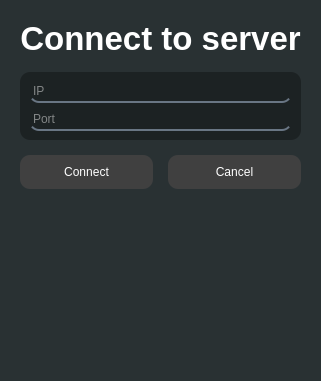
<?xml version="1.0" encoding="UTF-8"?>
<ui version="4.0">
 <class>Connection</class>
 <widget class="QDialog" name="Connection">
  <property name="geometry">
   <rect>
    <x>0</x>
    <y>0</y>
    <width>260</width>
    <height>381</height>
   </rect>
  </property>
  <property name="windowTitle">
   <string>Connection</string>
  </property>
  <property name="styleSheet">
   <string notr="true">background-color: rgb(41, 49, 51);</string>
  </property>
  <layout class="QVBoxLayout" name="verticalLayout_3">
   <item>
    <widget class="QWidget" name="widget" native="true">
     <layout class="QVBoxLayout" name="verticalLayout_2" stretch="1,2,0">
      <property name="spacing">
       <number>15</number>
      </property>
      <item>
       <widget class="QLabel" name="label_2">
        <property name="font">
         <font>
          <pointsize>25</pointsize>
          <bold>true</bold>
         </font>
        </property>
        <property name="styleSheet">
         <string notr="true">color: white</string>
        </property>
        <property name="text">
         <string>Connect to server</string>
        </property>
        <property name="alignment">
         <set>Qt::AlignCenter</set>
        </property>
       </widget>
      </item>
      <item>
       <widget class="QFrame" name="frame">
        <property name="styleSheet">
         <string notr="true">background-color: rgba(0, 0, 0, 80);
border-radius: 10px;</string>
        </property>
        <property name="frameShape">
         <enum>QFrame::StyledPanel</enum>
        </property>
        <property name="frameShadow">
         <enum>QFrame::Raised</enum>
        </property>
        <layout class="QVBoxLayout" name="verticalLayout">
         <item>
          <widget class="QLineEdit" name="m_ip_le">
           <property name="font">
            <font>
             <italic>false</italic>
             <bold>false</bold>
            </font>
           </property>
           <property name="mouseTracking">
            <bool>true</bool>
           </property>
           <property name="acceptDrops">
            <bool>true</bool>
           </property>
           <property name="styleSheet">
            <string notr="true">background-color: rgba(0, 0, 0, 0);
border: none;
border-bottom: 2px solid rgba(105, 118, 132, 255);
color: rgba(255, 255, 255, 230);
selection-color: rgba(0, 0, 0, 0);
selection-background-color: rgba(0, 0, 0, 0);
padding: 2px;
margin: 0px;

</string>
           </property>
           <property name="text">
            <string notr="true"/>
           </property>
           <property name="maxLength">
            <number>20</number>
           </property>
           <property name="frame">
            <bool>false</bool>
           </property>
           <property name="alignment">
            <set>Qt::AlignBottom|Qt::AlignLeading|Qt::AlignLeft</set>
           </property>
           <property name="dragEnabled">
            <bool>false</bool>
           </property>
           <property name="placeholderText">
            <string>IP</string>
           </property>
          </widget>
         </item>
         <item>
          <widget class="QLineEdit" name="m_port_le">
           <property name="styleSheet">
            <string notr="true">background-color: rgba(0, 0, 0, 0);
border: none;
border-bottom: 2px solid rgba(105, 118, 132, 255);
color: rgba(255, 255, 255, 230);
selection-color: rgba(0, 0, 0, 0);
selection-background-color: rgba(0, 0, 0, 0);
padding: 2px;
margin: 0px;
</string>
           </property>
           <property name="text">
            <string notr="true"/>
           </property>
           <property name="maxLength">
            <number>6</number>
           </property>
           <property name="frame">
            <bool>false</bool>
           </property>
           <property name="echoMode">
            <enum>QLineEdit::Normal</enum>
           </property>
           <property name="alignment">
            <set>Qt::AlignBottom|Qt::AlignLeading|Qt::AlignLeft</set>
           </property>
           <property name="placeholderText">
            <string>Port</string>
           </property>
           <property name="cursorMoveStyle">
            <enum>Qt::VisualMoveStyle</enum>
           </property>
          </widget>
         </item>
        </layout>
       </widget>
      </item>
      <item>
       <layout class="QHBoxLayout" name="horizontalLayout">
        <item>
         <widget class="QPushButton" name="m_connect_btn">
          <property name="styleSheet">
           <string notr="true">QPushButton {
    background-color: rgb(64,64,64);
    border-radius: 10px; /* закругление краев */
    padding: 10px; /* добавим немного отступа вокруг кнопки */
    color: white; /* белый цвет текста */
}

QPushButton:hover {
    background-color: rgb(128,128,128);
}

QPushButton:pressed {
    background-color: #DDDDDD; /* еще светлее серый цвет при нажатии */
}
</string>
          </property>
          <property name="text">
           <string>Connect</string>
          </property>
          <property name="icon">
           <iconset resource="../res.qrc">
            <normaloff>:/icons/connect.png</normaloff>:/icons/connect.png</iconset>
          </property>
         </widget>
        </item>
        <item>
         <widget class="QPushButton" name="m_cancel_btn">
          <property name="styleSheet">
           <string notr="true">QPushButton {
    background-color: rgb(64,64,64);
    border-radius: 10px; /* закругление краев */
    padding: 10px; /* добавим немного отступа вокруг кнопки */
    color: white; /* белый цвет текста */
}

QPushButton:hover {
    background-color: rgb(128,128,128);
}

QPushButton:pressed {
    background-color: #DDDDDD; /* еще светлее серый цвет при нажатии */
}
</string>
          </property>
          <property name="text">
           <string>Cancel</string>
          </property>
          <property name="icon">
           <iconset resource="../res.qrc">
            <normaloff>:/icons/close.png</normaloff>:/icons/close.png</iconset>
          </property>
         </widget>
        </item>
       </layout>
      </item>
     </layout>
    </widget>
   </item>
   <item>
    <spacer name="verticalSpacer">
     <property name="orientation">
      <enum>Qt::Vertical</enum>
     </property>
     <property name="sizeHint" stdset="0">
      <size>
       <width>20</width>
       <height>40</height>
      </size>
     </property>
    </spacer>
   </item>
  </layout>
 </widget>
 <resources>
  <include location="../res.qrc"/>
 </resources>
 <connections/>
</ui>
